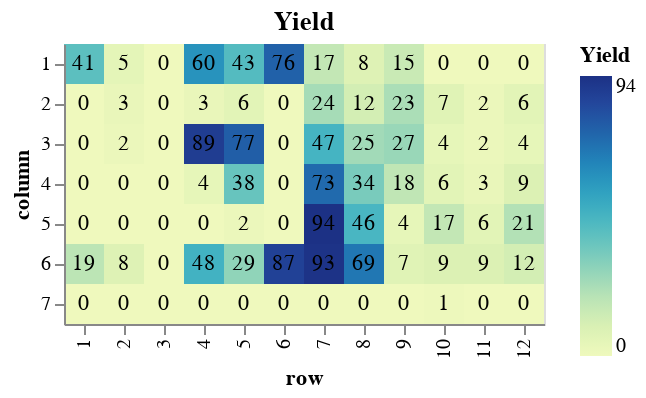

The notebook cell saved with this chart:
### Code cell
results_rounded = results_df
results_rounded['yield'] = results_rounded['yield'] * 100
results_rounded = results_rounded.round({'yield': 0})
#display(results_rounded['yield'])

heatmap = alt.Chart(results_rounded, title = 'Yield').mark_rect().encode(
            x=alt.X('row', sort=row_order),
            y=alt.Y('column'),
            color=alt.Color('yield', title="Yield")
            )
text = alt.Chart(results_rounded, title = 'Yield').mark_text().encode(
            x=alt.X('row', sort=row_order),
            y=alt.Y('column'),
            text='yield'
            )

display(heatmap + text)

### Figure 1 — Vega-Lite specification as saved in the notebook (floating-point values rounded to 4 significant figures)
{"config": {"view": {"continuousWidth": 400, "continuousHeight": 300}}, "layer": [{"mark": "rect", "encoding": {"color": {"type": "quantitative", "field": "yield", "title": "Yield"}, "x": {"type": "nominal", "field": "row", "sort": ["1", "2", "3", "4", "5", "6", "7", "8", "9", "10", "11", "12"]}, "y": {"type": "nominal", "field": "column"}}, "title": "Yield"}, {"mark": "text", "encoding": {"text": {"type": "quantitative", "field": "yield"}, "x": {"type": "nominal", "field": "row", "sort": ["1", "2", "3", "4", "5", "6", "7", "8", "9", "10", "11", "12"]}, "y": {"type": "nominal", "field": "column"}}, "title": "Yield"}], "data": {"name": "data-e2ab9842b6be29296bab42ab721e2960"}, "$schema": "https://vega.github.io/schema/vega-lite/v4.8.1.json", "datasets": {"data-e2ab9842b6be29296bab42ab721e2960": [{"2-chlorotoluene": 0.03767, "o-tolunitrile": 0.02459, "tetralin": 54180.0, "column": "1", "row": "1", "path": "/Users/haascp/Documents/GitHub/mocca/notebooks/cyanation_data/09072021_sample_4.txt", "conversion": 0.3722, "yield": 41.0}, {"2-chlorotoluene": 0.05657, "o-tolunitrile": 0.00283, "tetralin": 51550.0, "column": "1", "row": "2", "path": "/Users/haascp/Documents/GitHub/mocca/notebooks/cyanation_data/09072021_sample_5.txt", "conversion": 0.05709, "yield": 5.0}, {"2-chlorotoluene": 0.05897, "o-tolunitrile": 0.0, "tetralin": 49460.0, "column": "1", "row": "3", "path": "/Users/haascp/Documents/GitHub/mocca/notebooks/cyanation_data/09072021_sample_6.txt", "conversion": 0.01719, "yield": 0.0}, {"2-chlorotoluene": 0.0, "o-tolunitrile": 0.03598, "tetralin": 54660.0, "column": "1", "row": "4", "path": "/Users/haascp/Documents/GitHub/mocca/notebooks/cyanation_data/09072021_sample_7.txt", "conversion": 1.0, "yield": 60.0}, {"2-chlorotoluene": 0.0, "o-tolunitrile": 0.02595, "tetralin": 49820.0, "column": "1", "row": "5", "path": "/Users/haascp/Documents/GitHub/mocca/notebooks/cyanation_data/09072021_sample_8.txt", "conversion": 1.0, "yield": 43.0}, {"2-chlorotoluene": 0.0, "o-tolunitrile": 0.04532, "tetralin": 56150.0, "column": "1", "row": "6", "path": "/Users/haascp/Documents/GitHub/mocca/notebooks/cyanation_data/09072021_sample_9.txt", "conversion": 1.0, "yield": 76.0}, {"2-chlorotoluene": 0.04541, "o-tolunitrile": 0.0103, "tetralin": 68010.0, "column": "1", "row": "7", "path": "/Users/haascp/Documents/GitHub/mocca/notebooks/cyanation_data/09072021_sample_10.txt", "conversion": 0.2432, "yield": 17.0}, {"2-chlorotoluene": 0.05219, "o-tolunitrile": 0.004963, "tetralin": 43020.0, "column": "1", "row": "8", "path": "/Users/haascp/Documents/GitHub/mocca/notebooks/cyanation_data/09072021_sample_11.txt", "conversion": 0.1302, "yield": 8.0}, {"2-chlorotoluene": 0.04759, "o-tolunitrile": 0.008918, "tetralin": 48250.0, "column": "1", "row": "9", "path": "/Users/haascp/Documents/GitHub/mocca/notebooks/cyanation_data/09072021_sample_12.txt", "conversion": 0.2068, "yield": 15.0}, {"2-chlorotoluene": 0.05251, "o-tolunitrile": 0.0, "tetralin": 46830.0, "column": "1", "row": "10", "path": "/Users/haascp/Documents/GitHub/mocca/notebooks/cyanation_data/09072021_sample_13.txt", "conversion": 0.1248, "yield": 0.0}, {"2-chlorotoluene": 0.0494, "o-tolunitrile": 0.0, "tetralin": 46050.0, "column": "1", "row": "11", "path": "/Users/haascp/Documents/GitHub/mocca/notebooks/cyanation_data/09072021_sample_14.txt", "conversion": 0.1767, "yield": 0.0}, {"2-chlorotoluene": 0.05261, "o-tolunitrile": 0.0, "tetralin": 43880.0, "column": "1", "row": "12", "path": "/Users/haascp/Documents/GitHub/mocca/notebooks/cyanation_data/09072021_sample_15.txt", "conversion": 0.1232, "yield": 0.0}, {"2-chlorotoluene": 0.05905, "o-tolunitrile": 0.0, "tetralin": 50090.0, "column": "2", "row": "1", "path": "/Users/haascp/Documents/GitHub/mocca/notebooks/cyanation_data/09072021_sample_16.txt", "conversion": 0.01584, "yield": 0.0}, {"2-chlorotoluene": 0.05924, "o-tolunitrile": 0.001703, "tetralin": 45860.0, "column": "2", "row": "2", "path": "/Users/haascp/Documents/GitHub/mocca/notebooks/cyanation_data/09072021_sample_17.txt", "conversion": 0.01261, "yield": 3.0}, {"2-chlorotoluene": 0.06027, "o-tolunitrile": 0.0, "tetralin": 49350.0, "column": "2", "row": "3", "path": "/Users/haascp/Documents/GitHub/mocca/notebooks/cyanation_data/09072021_sample_18.txt", "conversion": -0.00443, "yield": 0.0}, {"2-chlorotoluene": 0.05765, "o-tolunitrile": 0.001679, "tetralin": 49160.0, "column": "2", "row": "4", "path": "/Users/haascp/Documents/GitHub/mocca/notebooks/cyanation_data/09072021_sample_19.txt", "conversion": 0.03913, "yield": 3.0}, {"2-chlorotoluene": 0.05975, "o-tolunitrile": 0.003455, "tetralin": 43860.0, "column": "2", "row": "5", "path": "/Users/haascp/Documents/GitHub/mocca/notebooks/cyanation_data/09072021_sample_20.txt", "conversion": 0.004188, "yield": 6.0}, {"2-chlorotoluene": 0.0635, "o-tolunitrile": 0.0, "tetralin": 44860.0, "column": "2", "row": "6", "path": "/Users/haascp/Documents/GitHub/mocca/notebooks/cyanation_data/09072021_sample_21.txt", "conversion": -0.05837, "yield": 0.0}, {"2-chlorotoluene": 0.05372, "o-tolunitrile": 0.01448, "tetralin": 46310.0, "column": "2", "row": "7", "path": "/Users/haascp/Documents/GitHub/mocca/notebooks/cyanation_data/09072021_sample_22.txt", "conversion": 0.1047, "yield": 24.0}, {"2-chlorotoluene": 0.05314, "o-tolunitrile": 0.007174, "tetralin": 43140.0, "column": "2", "row": "8", "path": "/Users/haascp/Documents/GitHub/mocca/notebooks/cyanation_data/09072021_sample_23.txt", "conversion": 0.1144, "yield": 12.0}, {"2-chlorotoluene": 0.04911, "o-tolunitrile": 0.0136, "tetralin": 43840.0, "column": "2", "row": "9", "path": "/Users/haascp/Documents/GitHub/mocca/notebooks/cyanation_data/09072021_sample_24.txt", "conversion": 0.1816, "yield": 23.0}, {"2-chlorotoluene": 0.04951, "o-tolunitrile": 0.003985, "tetralin": 46260.0, "column": "2", "row": "10", "path": "/Users/haascp/Documents/GitHub/mocca/notebooks/cyanation_data/09072021_sample_25.txt", "conversion": 0.1749, "yield": 7.0}, {"2-chlorotoluene": 0.04236, "o-tolunitrile": 0.001406, "tetralin": 42230.0, "column": "2", "row": "11", "path": "/Users/haascp/Documents/GitHub/mocca/notebooks/cyanation_data/09072021_sample_26.txt", "conversion": 0.2941, "yield": 2.0}, {"2-chlorotoluene": 0.05148, "o-tolunitrile": 0.003849, "tetralin": 67800.0, "column": "2", "row": "12", "path": "/Users/haascp/Documents/GitHub/mocca/notebooks/cyanation_data/09072021_sample_27.txt", "conversion": 0.142, "yield": 6.0}, {"2-chlorotoluene": 0.0583, "o-tolunitrile": 0.0, "tetralin": 48740.0, "column": "3", "row": "1", "path": "/Users/haascp/Documents/GitHub/mocca/notebooks/cyanation_data/09072021_sample_28.txt", "conversion": 0.02829, "yield": 0.0}, {"2-chlorotoluene": 0.062, "o-tolunitrile": 0.001188, "tetralin": 44200.0, "column": "3", "row": "2", "path": "/Users/haascp/Documents/GitHub/mocca/notebooks/cyanation_data/09072021_sample_29.txt", "conversion": -0.03327, "yield": 2.0}, {"2-chlorotoluene": 0.06409, "o-tolunitrile": 0.0, "tetralin": 45370.0, "column": "3", "row": "3", "path": "/Users/haascp/Documents/GitHub/mocca/notebooks/cyanation_data/09072021_sample_30.txt", "conversion": -0.06814, "yield": 0.0}, {"2-chlorotoluene": 0.0, "o-tolunitrile": 0.05323, "tetralin": 47310.0, "column": "3", "row": "4", "path": "/Users/haascp/Documents/GitHub/mocca/notebooks/cyanation_data/09072021_sample_31.txt", "conversion": 1.0, "yield": 89.0}, {"2-chlorotoluene": 0.0, "o-tolunitrile": 0.04602, "tetralin": 43490.0, "column": "3", "row": "5", "path": "/Users/haascp/Documents/GitHub/mocca/notebooks/cyanation_data/09072021_sample_32.txt", "conversion": 1.0, "yield": 77.0}, {"2-chlorotoluene": 0.06623, "o-tolunitrile": 0.0, "tetralin": 43440.0, "column": "3", "row": "6", "path": "/Users/haascp/Documents/GitHub/mocca/notebooks/cyanation_data/09072021_sample_33.txt", "conversion": -0.1038, "yield": 0.0}, {"2-chlorotoluene": 0.03982, "o-tolunitrile": 0.02811, "tetralin": 44720.0, "column": "3", "row": "7", "path": "/Users/haascp/Documents/GitHub/mocca/notebooks/cyanation_data/09072021_sample_34.txt", "conversion": 0.3364, "yield": 47.0}, {"2-chlorotoluene": 0.04217, "o-tolunitrile": 0.01506, "tetralin": 41840.0, "column": "3", "row": "8", "path": "/Users/haascp/Documents/GitHub/mocca/notebooks/cyanation_data/09072021_sample_35.txt", "conversion": 0.2972, "yield": 25.0}, {"2-chlorotoluene": 0.04095, "o-tolunitrile": 0.0159, "tetralin": 50650.0, "column": "3", "row": "9", "path": "/Users/haascp/Documents/GitHub/mocca/notebooks/cyanation_data/09072021_sample_36.txt", "conversion": 0.3175, "yield": 27.0}, {"2-chlorotoluene": 0.04671, "o-tolunitrile": 0.002667, "tetralin": 44680.0, "column": "3", "row": "10", "path": "/Users/haascp/Documents/GitHub/mocca/notebooks/cyanation_data/09072021_sample_37.txt", "conversion": 0.2216, "yield": 4.0}, {"2-chlorotoluene": 0.04358, "o-tolunitrile": 0.001463, "tetralin": 48240.0, "column": "3", "row": "11", "path": "/Users/haascp/Documents/GitHub/mocca/notebooks/cyanation_data/09072021_sample_38.txt", "conversion": 0.2737, "yield": 2.0}, {"2-chlorotoluene": 0.0468, "o-tolunitrile": 0.002527, "tetralin": 93570.0, "column": "3", "row": "12", "path": "/Users/haascp/Documents/GitHub/mocca/notebooks/cyanation_data/09072021_sample_39.txt", "conversion": 0.22, "yield": 4.0}, {"2-chlorotoluene": 0.05287, "o-tolunitrile": 0.0, "tetralin": 53500.0, "column": "4", "row": "1", "path": "/Users/haascp/Documents/GitHub/mocca/notebooks/cyanation_data/09072021_sample_40.txt", "conversion": 0.1188, "yield": 0.0}, {"2-chlorotoluene": 0.05062, "o-tolunitrile": 0.0, "tetralin": 52830.0, "column": "4", "row": "2", "path": "/Users/haascp/Documents/GitHub/mocca/notebooks/cyanation_data/09072021_sample_41.txt", "conversion": 0.1564, "yield": 0.0}, {"2-chlorotoluene": 0.07967, "o-tolunitrile": 0.0, "tetralin": 38070.0, "column": "4", "row": "3", "path": "/Users/haascp/Documents/GitHub/mocca/notebooks/cyanation_data/09072021_sample_42.txt", "conversion": -0.3279, "yield": 0.0}, {"2-chlorotoluene": 0.07903, "o-tolunitrile": 0.00259, "tetralin": 37970.0, "column": "4", "row": "4", "path": "/Users/haascp/Documents/GitHub/mocca/notebooks/cyanation_data/09072021_sample_43.txt", "conversion": -0.3171, "yield": 4.0}, {"2-chlorotoluene": 0.03005, "o-tolunitrile": 0.02296, "tetralin": 49730.0, "column": "4", "row": "5", "path": "/Users/haascp/Documents/GitHub/mocca/notebooks/cyanation_data/09072021_sample_44.txt", "conversion": 0.4991, "yield": 38.0}, {"2-chlorotoluene": 0.05688, "o-tolunitrile": 0.0, "tetralin": 50240.0, "column": "4", "row": "6", "path": "/Users/haascp/Documents/GitHub/mocca/notebooks/cyanation_data/09072021_sample_45.txt", "conversion": 0.05192, "yield": 0.0}, {"2-chlorotoluene": 0.0122, "o-tolunitrile": 0.04403, "tetralin": 51280.0, "column": "4", "row": "7", "path": "/Users/haascp/Documents/GitHub/mocca/notebooks/cyanation_data/09072021_sample_46.txt", "conversion": 0.7966, "yield": 73.0}, {"2-chlorotoluene": 0.03097, "o-tolunitrile": 0.0206, "tetralin": 48300.0, "column": "4", "row": "8", "path": "/Users/haascp/Documents/GitHub/mocca/notebooks/cyanation_data/09072021_sample_47.txt", "conversion": 0.4839, "yield": 34.0}, {"2-chlorotoluene": 0.04722, "o-tolunitrile": 0.01066, "tetralin": 75370.0, "column": "4", "row": "9", "path": "/Users/haascp/Documents/GitHub/mocca/notebooks/cyanation_data/09072021_sample_48.txt", "conversion": 0.213, "yield": 18.0}, {"2-chlorotoluene": 0.0516, "o-tolunitrile": 0.003499, "tetralin": 45570.0, "column": "4", "row": "10", "path": "/Users/haascp/Documents/GitHub/mocca/notebooks/cyanation_data/09072021_sample_49.txt", "conversion": 0.1401, "yield": 6.0}, {"2-chlorotoluene": 0.04888, "o-tolunitrile": 0.001666, "tetralin": 60940.0, "column": "4", "row": "11", "path": "/Users/haascp/Documents/GitHub/mocca/notebooks/cyanation_data/09072021_sample_50.txt", "conversion": 0.1853, "yield": 3.0}, {"2-chlorotoluene": 0.04611, "o-tolunitrile": 0.005464, "tetralin": 146600.0, "column": "4", "row": "12", "path": "/Users/haascp/Documents/GitHub/mocca/notebooks/cyanation_data/09072021_sample_51.txt", "conversion": 0.2314, "yield": 9.0}, {"2-chlorotoluene": 0.06003, "o-tolunitrile": 0.0, "tetralin": 45780.0, "column": "5", "row": "1", "path": "/Users/haascp/Documents/GitHub/mocca/notebooks/cyanation_data/09072021_sample_52.txt", "conversion": -0.0004302, "yield": 0.0}, {"2-chlorotoluene": 0.06116, "o-tolunitrile": 0.0, "tetralin": 43850.0, "column": "5", "row": "2", "path": "/Users/haascp/Documents/GitHub/mocca/notebooks/cyanation_data/09072021_sample_53.txt", "conversion": -0.01925, "yield": 0.0}, {"2-chlorotoluene": 0.0649, "o-tolunitrile": 0.0, "tetralin": 42520.0, "column": "5", "row": "3", "path": "/Users/haascp/Documents/GitHub/mocca/notebooks/cyanation_data/09072021_sample_54.txt", "conversion": -0.0816, "yield": 0.0}, {"2-chlorotoluene": 0.06064, "o-tolunitrile": 0.0, "tetralin": 48100.0, "column": "5", "row": "4", "path": "/Users/haascp/Documents/GitHub/mocca/notebooks/cyanation_data/09072021_sample_55.txt", "conversion": -0.01072, "yield": 0.0}, {"2-chlorotoluene": 0.05904, "o-tolunitrile": 0.001155, "tetralin": 44630.0, "column": "5", "row": "5", "path": "/Users/haascp/Documents/GitHub/mocca/notebooks/cyanation_data/09072021_sample_56.txt", "conversion": 0.01592, "yield": 2.0}, {"2-chlorotoluene": 0.06422, "o-tolunitrile": 0.0, "tetralin": 45320.0, "column": "5", "row": "6", "path": "/Users/haascp/Documents/GitHub/mocca/notebooks/cyanation_data/09072021_sample_57.txt", "conversion": -0.07029, "yield": 0.0}, {"2-chlorotoluene": 0.0, "o-tolunitrile": 0.05611, "tetralin": 48420.0, "column": "5", "row": "7", "path": "/Users/haascp/Documents/GitHub/mocca/notebooks/cyanation_data/09072021_sample_58.txt", "conversion": 1.0, "yield": 94.0}, {"2-chlorotoluene": 0.03344, "o-tolunitrile": 0.02741, "tetralin": 41230.0, "column": "5", "row": "8", "path": "/Users/haascp/Documents/GitHub/mocca/notebooks/cyanation_data/09072021_sample_59.txt", "conversion": 0.4427, "yield": 46.0}, {"2-chlorotoluene": 0.0564, "o-tolunitrile": 0.002435, "tetralin": 54210.0, "column": "5", "row": "9", "path": "/Users/haascp/Documents/GitHub/mocca/notebooks/cyanation_data/09072021_sample_60.txt", "conversion": 0.05997, "yield": 4.0}, {"2-chlorotoluene": 0.04497, "o-tolunitrile": 0.01048, "tetralin": 45130.0, "column": "5", "row": "10", "path": "/Users/haascp/Documents/GitHub/mocca/notebooks/cyanation_data/09072021_sample_61.txt", "conversion": 0.2505, "yield": 17.0}, {"2-chlorotoluene": 0.04214, "o-tolunitrile": 0.003754, "tetralin": 103500.0, "column": "5", "row": "11", "path": "/Users/haascp/Documents/GitHub/mocca/notebooks/cyanation_data/09072021_sample_62.txt", "conversion": 0.2977, "yield": 6.0}, {"2-chlorotoluene": 0.06041, "o-tolunitrile": 0.01234, "tetralin": 77970.0, "column": "5", "row": "12", "path": "/Users/haascp/Documents/GitHub/mocca/notebooks/cyanation_data/09072021_sample_63.txt", "conversion": -0.006888, "yield": 21.0}, {"2-chlorotoluene": 0.0506, "o-tolunitrile": 0.01144, "tetralin": 43290.0, "column": "6", "row": "1", "path": "/Users/haascp/Documents/GitHub/mocca/notebooks/cyanation_data/09072021_sample_64.txt", "conversion": 0.1567, "yield": 19.0}, {"2-chlorotoluene": 0.05523, "o-tolunitrile": 0.004648, "tetralin": 42460.0, "column": "6", "row": "2", "path": "/Users/haascp/Documents/GitHub/mocca/notebooks/cyanation_data/09072021_sample_65.txt", "conversion": 0.07951, "yield": 8.0}, {"2-chlorotoluene": 0.06029, "o-tolunitrile": 0.0, "tetralin": 53390.0, "column": "6", "row": "3", "path": "/Users/haascp/Documents/GitHub/mocca/notebooks/cyanation_data/09072021_sample_66.txt", "conversion": -0.004874, "yield": 0.0}, {"2-chlorotoluene": 0.03192, "o-tolunitrile": 0.02892, "tetralin": 44120.0, "column": "6", "row": "4", "path": "/Users/haascp/Documents/GitHub/mocca/notebooks/cyanation_data/09072021_sample_67.txt", "conversion": 0.4679, "yield": 48.0}, {"2-chlorotoluene": 0.04036, "o-tolunitrile": 0.01717, "tetralin": 42100.0, "column": "6", "row": "5", "path": "/Users/haascp/Documents/GitHub/mocca/notebooks/cyanation_data/09072021_sample_68.txt", "conversion": 0.3274, "yield": 29.0}, {"2-chlorotoluene": 0.0, "o-tolunitrile": 0.05238, "tetralin": 43140.0, "column": "6", "row": "6", "path": "/Users/haascp/Documents/GitHub/mocca/notebooks/cyanation_data/09072021_sample_69.txt", "conversion": 1.0, "yield": 87.0}, {"2-chlorotoluene": 0.008236, "o-tolunitrile": 0.05562, "tetralin": 54850.0, "column": "6", "row": "7", "path": "/Users/haascp/Documents/GitHub/mocca/notebooks/cyanation_data/09072021_sample_70.txt", "conversion": 0.8627, "yield": 93.0}, {"2-chlorotoluene": 0.01889, "o-tolunitrile": 0.04112, "tetralin": 78690.0, "column": "6", "row": "8", "path": "/Users/haascp/Documents/GitHub/mocca/notebooks/cyanation_data/09072021_sample_71.txt", "conversion": 0.6852, "yield": 69.0}, {"2-chlorotoluene": 0.05962, "o-tolunitrile": 0.004065, "tetralin": 50240.0, "column": "6", "row": "9", "path": "/Users/haascp/Documents/GitHub/mocca/notebooks/cyanation_data/09072021_sample_72.txt", "conversion": 0.0064, "yield": 7.0}, {"2-chlorotoluene": 0.04589, "o-tolunitrile": 0.005466, "tetralin": 68180.0, "column": "6", "row": "10", "path": "/Users/haascp/Documents/GitHub/mocca/notebooks/cyanation_data/09072021_sample_73.txt", "conversion": 0.2351, "yield": 9.0}, {"2-chlorotoluene": 0.03002, "o-tolunitrile": 0.005609, "tetralin": 129500.0, "column": "6", "row": "11", "path": "/Users/haascp/Documents/GitHub/mocca/notebooks/cyanation_data/09072021_sample_74.txt", "conversion": 0.4997, "yield": 9.0}, {"2-chlorotoluene": 0.04465, "o-tolunitrile": 0.007269, "tetralin": 47580.0, "column": "6", "row": "12", "path": "/Users/haascp/Documents/GitHub/mocca/notebooks/cyanation_data/09072021_sample_75.txt", "conversion": 0.2558, "yield": 12.0}, {"2-chlorotoluene": 0.07372, "o-tolunitrile": 0.0, "tetralin": 45200.0, "column": "7", "row": "1", "path": "/Users/haascp/Documents/GitHub/mocca/notebooks/cyanation_data/09072021_sample_76.txt", "conversion": -0.2287, "yield": 0.0}, {"2-chlorotoluene": 0.05854, "o-tolunitrile": 0.0, "tetralin": 62100.0, "column": "7", "row": "2", "path": "/Users/haascp/Documents/GitHub/mocca/notebooks/cyanation_data/09072021_sample_77.txt", "conversion": 0.02428, "yield": 0.0}, {"2-chlorotoluene": 0.06142, "o-tolunitrile": 0.0, "tetralin": 53990.0, "column": "7", "row": "3", "path": "/Users/haascp/Documents/GitHub/mocca/notebooks/cyanation_data/09072021_sample_78.txt", "conversion": -0.02372, "yield": 0.0}, {"2-chlorotoluene": 0.06088, "o-tolunitrile": 0.0, "tetralin": 43810.0, "column": "7", "row": "4", "path": "/Users/haascp/Documents/GitHub/mocca/notebooks/cyanation_data/09072021_sample_79.txt", "conversion": -0.01464, "yield": 0.0}, {"2-chlorotoluene": 0.06286, "o-tolunitrile": 0.0, "tetralin": 40620.0, "column": "7", "row": "5", "path": "/Users/haascp/Documents/GitHub/mocca/notebooks/cyanation_data/09072021_sample_80.txt", "conversion": -0.04774, "yield": 0.0}, {"2-chlorotoluene": 0.06494, "o-tolunitrile": 0.0, "tetralin": 45590.0, "column": "7", "row": "6", "path": "/Users/haascp/Documents/GitHub/mocca/notebooks/cyanation_data/09072021_sample_81.txt", "conversion": -0.08229, "yield": 0.0}, {"2-chlorotoluene": 0.05348, "o-tolunitrile": 0.0, "tetralin": 99000.0, "column": "7", "row": "7", "path": "/Users/haascp/Documents/GitHub/mocca/notebooks/cyanation_data/09072021_sample_82.txt", "conversion": 0.1086, "yield": 0.0}, {"2-chlorotoluene": 0.0585, "o-tolunitrile": 0.0, "tetralin": 48590.0, "column": "7", "row": "8", "path": "/Users/haascp/Documents/GitHub/mocca/notebooks/cyanation_data/09072021_sample_83.txt", "conversion": 0.02492, "yield": 0.0}, {"2-chlorotoluene": 0.06439, "o-tolunitrile": 0.0, "tetralin": 55610.0, "column": "7", "row": "9", "path": "/Users/haascp/Documents/GitHub/mocca/notebooks/cyanation_data/09072021_sample_84.txt", "conversion": -0.07315, "yield": 0.0}, {"2-chlorotoluene": 0.04926, "o-tolunitrile": 0.0004106, "tetralin": 116900.0, "column": "7", "row": "10", "path": "/Users/haascp/Documents/GitHub/mocca/notebooks/cyanation_data/09072021_sample_85.txt", "conversion": 0.179, "yield": 1.0}, {"2-chlorotoluene": 0.05815, "o-tolunitrile": 0.0, "tetralin": 48010.0, "column": "7", "row": "11", "path": "/Users/haascp/Documents/GitHub/mocca/notebooks/cyanation_data/09072021_sample_86.txt", "conversion": 0.03077, "yield": 0.0}, {"2-chlorotoluene": 0.05273, "o-tolunitrile": 0.0, "tetralin": 56700.0, "column": "7", "row": "12", "path": "/Users/haascp/Documents/GitHub/mocca/notebooks/cyanation_data/09072021_sample_87.txt", "conversion": 0.1211, "yield": 0.0}]}}
